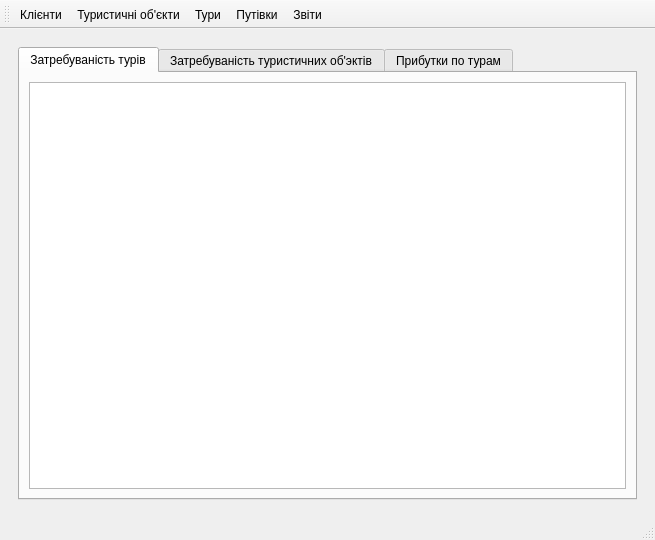
<?xml version="1.0" encoding="UTF-8"?>
<ui version="4.0">
 <class>MainWindow</class>
 <widget class="QMainWindow" name="MainWindow">
  <property name="geometry">
   <rect>
    <x>0</x>
    <y>0</y>
    <width>655</width>
    <height>540</height>
   </rect>
  </property>
  <property name="windowTitle">
   <string>MainWindow</string>
  </property>
  <widget class="QWidget" name="centralwidget">
   <layout class="QVBoxLayout" name="verticalLayout">
    <item>
     <widget class="QStackedWidget" name="stackedWidget">
      <property name="currentIndex">
       <number>5</number>
      </property>
      <widget class="QWidget" name="page_hello">
       <layout class="QVBoxLayout" name="verticalLayout_2">
        <item>
         <spacer name="verticalSpacer">
          <property name="orientation">
           <enum>Qt::Vertical</enum>
          </property>
          <property name="sizeHint" stdset="0">
           <size>
            <width>20</width>
            <height>182</height>
           </size>
          </property>
         </spacer>
        </item>
        <item>
         <widget class="QLabel" name="label">
          <property name="font">
           <font>
            <pointsize>22</pointsize>
            <bold>true</bold>
           </font>
          </property>
          <property name="text">
           <string>Вітаю! Для переходу до роботи оберіть відповідний пункт меню зверху.</string>
          </property>
          <property name="textFormat">
           <enum>Qt::PlainText</enum>
          </property>
          <property name="alignment">
           <set>Qt::AlignCenter</set>
          </property>
          <property name="wordWrap">
           <bool>true</bool>
          </property>
         </widget>
        </item>
        <item>
         <spacer name="verticalSpacer_2">
          <property name="orientation">
           <enum>Qt::Vertical</enum>
          </property>
          <property name="sizeHint" stdset="0">
           <size>
            <width>20</width>
            <height>181</height>
           </size>
          </property>
         </spacer>
        </item>
       </layout>
      </widget>
      <widget class="QWidget" name="page_clients">
       <layout class="QVBoxLayout" name="verticalLayout_4">
        <item>
         <widget class="QLabel" name="label_2">
          <property name="font">
           <font>
            <pointsize>36</pointsize>
            <bold>true</bold>
           </font>
          </property>
          <property name="text">
           <string>Клієнти</string>
          </property>
         </widget>
        </item>
        <item>
         <widget class="Line" name="line">
          <property name="orientation">
           <enum>Qt::Horizontal</enum>
          </property>
         </widget>
        </item>
        <item>
         <widget class="QGroupBox" name="groupBox">
          <property name="title">
           <string>Пошук:</string>
          </property>
          <layout class="QHBoxLayout" name="horizontalLayout_6">
           <item>
            <widget class="QLabel" name="label_7">
             <property name="text">
              <string>ПІБ клієнта:</string>
             </property>
            </widget>
           </item>
           <item>
            <widget class="QLineEdit" name="lineEdit_pib_clients_search"/>
           </item>
           <item>
            <spacer name="horizontalSpacer_6">
             <property name="orientation">
              <enum>Qt::Horizontal</enum>
             </property>
             <property name="sizeHint" stdset="0">
              <size>
               <width>213</width>
               <height>20</height>
              </size>
             </property>
            </spacer>
           </item>
           <item>
            <widget class="QPushButton" name="pushButton_clients_search">
             <property name="text">
              <string>Пошук</string>
             </property>
            </widget>
           </item>
          </layout>
         </widget>
        </item>
        <item>
         <widget class="QTableView" name="tableView_clients">
          <property name="editTriggers">
           <set>QAbstractItemView::NoEditTriggers</set>
          </property>
          <property name="selectionMode">
           <enum>QAbstractItemView::SingleSelection</enum>
          </property>
          <property name="selectionBehavior">
           <enum>QAbstractItemView::SelectRows</enum>
          </property>
          <attribute name="verticalHeaderVisible">
           <bool>false</bool>
          </attribute>
         </widget>
        </item>
        <item>
         <layout class="QHBoxLayout" name="horizontalLayout">
          <item>
           <widget class="QPushButton" name="pushButton_clients_delete">
            <property name="text">
             <string>Видалити</string>
            </property>
           </widget>
          </item>
          <item>
           <spacer name="horizontalSpacer">
            <property name="orientation">
             <enum>Qt::Horizontal</enum>
            </property>
            <property name="sizeHint" stdset="0">
             <size>
              <width>40</width>
              <height>20</height>
             </size>
            </property>
           </spacer>
          </item>
          <item>
           <widget class="QPushButton" name="pushButton_clients_edit">
            <property name="text">
             <string>Редагувати</string>
            </property>
           </widget>
          </item>
          <item>
           <widget class="QPushButton" name="pushButton_clients_add">
            <property name="text">
             <string>Додати</string>
            </property>
           </widget>
          </item>
         </layout>
        </item>
       </layout>
      </widget>
      <widget class="QWidget" name="page_tourist_sites">
       <layout class="QVBoxLayout" name="verticalLayout_5">
        <item>
         <widget class="QLabel" name="label_4">
          <property name="font">
           <font>
            <pointsize>36</pointsize>
            <bold>true</bold>
           </font>
          </property>
          <property name="text">
           <string>Туристичні об'ъкти</string>
          </property>
         </widget>
        </item>
        <item>
         <widget class="Line" name="line_6">
          <property name="orientation">
           <enum>Qt::Horizontal</enum>
          </property>
         </widget>
        </item>
        <item>
         <widget class="QGroupBox" name="groupBox_2">
          <property name="title">
           <string>Пошук:</string>
          </property>
          <layout class="QHBoxLayout" name="horizontalLayout_7">
           <item>
            <widget class="QLabel" name="label_8">
             <property name="text">
              <string>Назва:</string>
             </property>
            </widget>
           </item>
           <item>
            <widget class="QLineEdit" name="lineEdit_tourist_sites_title_search"/>
           </item>
           <item>
            <spacer name="horizontalSpacer_7">
             <property name="orientation">
              <enum>Qt::Horizontal</enum>
             </property>
             <property name="sizeHint" stdset="0">
              <size>
               <width>228</width>
               <height>20</height>
              </size>
             </property>
            </spacer>
           </item>
           <item>
            <widget class="QPushButton" name="pushButton_tourist_sites_search">
             <property name="text">
              <string>Пошук</string>
             </property>
            </widget>
           </item>
          </layout>
         </widget>
        </item>
        <item>
         <widget class="QListView" name="listView_tourist_sites">
          <property name="editTriggers">
           <set>QAbstractItemView::NoEditTriggers</set>
          </property>
          <property name="selectionBehavior">
           <enum>QAbstractItemView::SelectRows</enum>
          </property>
         </widget>
        </item>
        <item>
         <layout class="QHBoxLayout" name="horizontalLayout_3">
          <item>
           <widget class="QPushButton" name="pushButton_tourist_sites_delete">
            <property name="text">
             <string>Видалити</string>
            </property>
           </widget>
          </item>
          <item>
           <spacer name="horizontalSpacer_3">
            <property name="orientation">
             <enum>Qt::Horizontal</enum>
            </property>
            <property name="sizeHint" stdset="0">
             <size>
              <width>40</width>
              <height>20</height>
             </size>
            </property>
           </spacer>
          </item>
          <item>
           <widget class="QPushButton" name="pushButton_tourist_sites_edit">
            <property name="text">
             <string>Редагувати</string>
            </property>
           </widget>
          </item>
          <item>
           <widget class="QPushButton" name="pushButton_tourist_sites_add">
            <property name="text">
             <string>Додати</string>
            </property>
           </widget>
          </item>
         </layout>
        </item>
       </layout>
      </widget>
      <widget class="QWidget" name="page_tours">
       <layout class="QVBoxLayout" name="verticalLayout_6">
        <item>
         <widget class="QLabel" name="label_5">
          <property name="font">
           <font>
            <pointsize>36</pointsize>
            <bold>true</bold>
           </font>
          </property>
          <property name="text">
           <string>Тури</string>
          </property>
         </widget>
        </item>
        <item>
         <widget class="Line" name="line_4">
          <property name="orientation">
           <enum>Qt::Horizontal</enum>
          </property>
         </widget>
        </item>
        <item>
         <widget class="QGroupBox" name="groupBox_3">
          <property name="title">
           <string>Пошук:</string>
          </property>
          <layout class="QHBoxLayout" name="horizontalLayout_8">
           <item>
            <widget class="QLabel" name="label_9">
             <property name="text">
              <string>Назва:</string>
             </property>
            </widget>
           </item>
           <item>
            <widget class="QLineEdit" name="lineEdit_tours_title_search"/>
           </item>
           <item>
            <spacer name="horizontalSpacer_8">
             <property name="orientation">
              <enum>Qt::Horizontal</enum>
             </property>
             <property name="sizeHint" stdset="0">
              <size>
               <width>228</width>
               <height>20</height>
              </size>
             </property>
            </spacer>
           </item>
           <item>
            <widget class="QPushButton" name="pushButton_tours_search">
             <property name="text">
              <string>Пошук</string>
             </property>
            </widget>
           </item>
          </layout>
         </widget>
        </item>
        <item>
         <widget class="QTableView" name="tableView_tours">
          <property name="editTriggers">
           <set>QAbstractItemView::NoEditTriggers</set>
          </property>
          <property name="selectionMode">
           <enum>QAbstractItemView::SingleSelection</enum>
          </property>
          <property name="selectionBehavior">
           <enum>QAbstractItemView::SelectRows</enum>
          </property>
          <attribute name="verticalHeaderVisible">
           <bool>false</bool>
          </attribute>
         </widget>
        </item>
        <item>
         <layout class="QHBoxLayout" name="horizontalLayout_4">
          <item>
           <widget class="QPushButton" name="pushButton_tours_delete">
            <property name="text">
             <string>Видалити</string>
            </property>
           </widget>
          </item>
          <item>
           <spacer name="horizontalSpacer_4">
            <property name="orientation">
             <enum>Qt::Horizontal</enum>
            </property>
            <property name="sizeHint" stdset="0">
             <size>
              <width>40</width>
              <height>20</height>
             </size>
            </property>
           </spacer>
          </item>
          <item>
           <widget class="QPushButton" name="pushButton_tours_edit">
            <property name="text">
             <string>Редагувати</string>
            </property>
           </widget>
          </item>
          <item>
           <widget class="QPushButton" name="pushButton_tours_add">
            <property name="text">
             <string>Додати</string>
            </property>
           </widget>
          </item>
         </layout>
        </item>
       </layout>
      </widget>
      <widget class="QWidget" name="page_vaushers">
       <layout class="QVBoxLayout" name="verticalLayout_7">
        <item>
         <widget class="QLabel" name="label_6">
          <property name="font">
           <font>
            <pointsize>36</pointsize>
            <bold>true</bold>
           </font>
          </property>
          <property name="text">
           <string>Путівки</string>
          </property>
         </widget>
        </item>
        <item>
         <widget class="Line" name="line_5">
          <property name="orientation">
           <enum>Qt::Horizontal</enum>
          </property>
         </widget>
        </item>
        <item>
         <widget class="QGroupBox" name="groupBox_4">
          <property name="title">
           <string>Пошук:</string>
          </property>
          <layout class="QHBoxLayout" name="horizontalLayout_9">
           <item>
            <widget class="QLabel" name="label_10">
             <property name="text">
              <string>Номер:</string>
             </property>
            </widget>
           </item>
           <item>
            <widget class="QLineEdit" name="lineEdit_vauchers_id_search"/>
           </item>
           <item>
            <spacer name="horizontalSpacer_9">
             <property name="orientation">
              <enum>Qt::Horizontal</enum>
             </property>
             <property name="sizeHint" stdset="0">
              <size>
               <width>225</width>
               <height>20</height>
              </size>
             </property>
            </spacer>
           </item>
           <item>
            <widget class="QPushButton" name="pushButton_vauchers_search">
             <property name="text">
              <string>Пошук</string>
             </property>
            </widget>
           </item>
          </layout>
         </widget>
        </item>
        <item>
         <widget class="QTableView" name="tableView_vauchers">
          <property name="editTriggers">
           <set>QAbstractItemView::NoEditTriggers</set>
          </property>
          <property name="selectionMode">
           <enum>QAbstractItemView::SingleSelection</enum>
          </property>
          <property name="selectionBehavior">
           <enum>QAbstractItemView::SelectRows</enum>
          </property>
          <attribute name="verticalHeaderVisible">
           <bool>false</bool>
          </attribute>
         </widget>
        </item>
        <item>
         <layout class="QHBoxLayout" name="horizontalLayout_5">
          <item>
           <widget class="QPushButton" name="pushButton_vauchers_delete">
            <property name="text">
             <string>Видалити</string>
            </property>
           </widget>
          </item>
          <item>
           <spacer name="horizontalSpacer_5">
            <property name="orientation">
             <enum>Qt::Horizontal</enum>
            </property>
            <property name="sizeHint" stdset="0">
             <size>
              <width>40</width>
              <height>20</height>
             </size>
            </property>
           </spacer>
          </item>
          <item>
           <widget class="QPushButton" name="pushButton_vauchers_edit">
            <property name="text">
             <string>Редагувати</string>
            </property>
           </widget>
          </item>
          <item>
           <widget class="QPushButton" name="pushButton_vauchers_add">
            <property name="text">
             <string>Додати</string>
            </property>
           </widget>
          </item>
         </layout>
        </item>
       </layout>
      </widget>
      <widget class="QWidget" name="page_4">
       <layout class="QVBoxLayout" name="verticalLayout_3">
        <item>
         <widget class="QTabWidget" name="tabWidget">
          <property name="currentIndex">
           <number>0</number>
          </property>
          <widget class="QWidget" name="tab">
           <attribute name="title">
            <string>Затребуваність турів</string>
           </attribute>
           <layout class="QVBoxLayout" name="verticalLayout_8">
            <item>
             <widget class="QTableView" name="tableView_zap_1">
              <property name="editTriggers">
               <set>QAbstractItemView::NoEditTriggers</set>
              </property>
              <property name="selectionMode">
               <enum>QAbstractItemView::NoSelection</enum>
              </property>
              <property name="selectionBehavior">
               <enum>QAbstractItemView::SelectRows</enum>
              </property>
              <attribute name="verticalHeaderVisible">
               <bool>false</bool>
              </attribute>
             </widget>
            </item>
           </layout>
          </widget>
          <widget class="QWidget" name="tab_2">
           <attribute name="title">
            <string>Затребуваність туристичних об'эктів</string>
           </attribute>
           <layout class="QVBoxLayout" name="verticalLayout_9">
            <item>
             <widget class="QTableView" name="tableView_zap_2">
              <property name="editTriggers">
               <set>QAbstractItemView::NoEditTriggers</set>
              </property>
              <property name="selectionMode">
               <enum>QAbstractItemView::NoSelection</enum>
              </property>
              <property name="selectionBehavior">
               <enum>QAbstractItemView::SelectRows</enum>
              </property>
              <attribute name="verticalHeaderVisible">
               <bool>false</bool>
              </attribute>
             </widget>
            </item>
           </layout>
          </widget>
          <widget class="QWidget" name="tab_3">
           <attribute name="title">
            <string>Прибутки по турам</string>
           </attribute>
           <layout class="QVBoxLayout" name="verticalLayout_10">
            <item>
             <widget class="QTableView" name="tableView_zap_3">
              <property name="editTriggers">
               <set>QAbstractItemView::NoEditTriggers</set>
              </property>
              <property name="selectionMode">
               <enum>QAbstractItemView::NoSelection</enum>
              </property>
              <property name="selectionBehavior">
               <enum>QAbstractItemView::SelectRows</enum>
              </property>
              <attribute name="verticalHeaderVisible">
               <bool>false</bool>
              </attribute>
             </widget>
            </item>
           </layout>
          </widget>
         </widget>
        </item>
       </layout>
      </widget>
     </widget>
    </item>
   </layout>
  </widget>
  <widget class="QStatusBar" name="statusbar"/>
  <widget class="QToolBar" name="toolBar">
   <property name="windowTitle">
    <string>toolBar</string>
   </property>
   <attribute name="toolBarArea">
    <enum>TopToolBarArea</enum>
   </attribute>
   <attribute name="toolBarBreak">
    <bool>false</bool>
   </attribute>
   <addaction name="action_clients"/>
   <addaction name="action_tours_objects"/>
   <addaction name="action_tours"/>
   <addaction name="action_vauchers"/>
   <addaction name="action_stats"/>
  </widget>
  <action name="action_clients">
   <property name="checkable">
    <bool>true</bool>
   </property>
   <property name="text">
    <string>Клієнти</string>
   </property>
  </action>
  <action name="action_tours_objects">
   <property name="checkable">
    <bool>true</bool>
   </property>
   <property name="text">
    <string>Туристичні об'єкти</string>
   </property>
  </action>
  <action name="action_tours">
   <property name="checkable">
    <bool>true</bool>
   </property>
   <property name="text">
    <string>Тури</string>
   </property>
  </action>
  <action name="action_vauchers">
   <property name="checkable">
    <bool>true</bool>
   </property>
   <property name="text">
    <string>Путівки</string>
   </property>
  </action>
  <action name="action_stats">
   <property name="checkable">
    <bool>true</bool>
   </property>
   <property name="text">
    <string>Звіти</string>
   </property>
  </action>
 </widget>
 <resources/>
 <connections/>
</ui>
